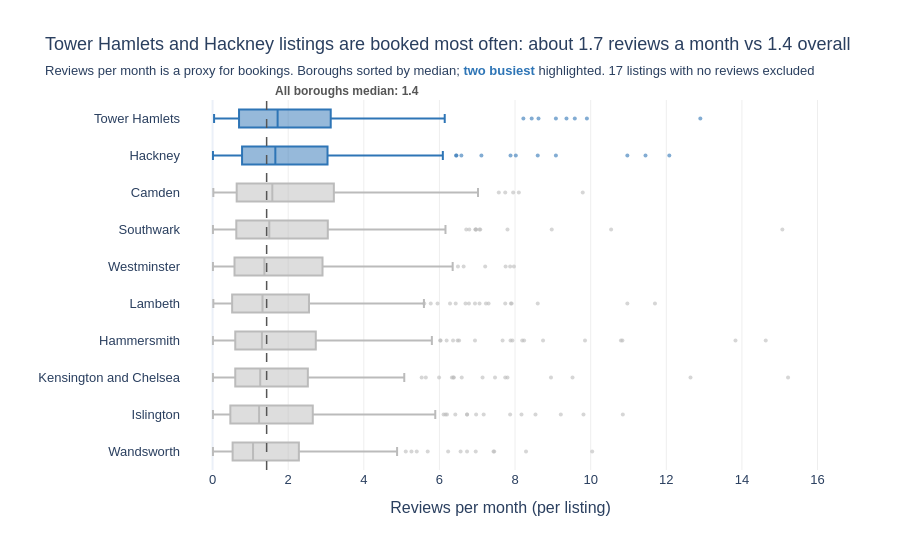

Notebook code for this chart:
### Markdown cell above
## Task 2 — Box plot: listing activity by borough

**What to build:** A **horizontal box plot** comparing listing activity (reviews per month) across London boroughs — reviews per month is a proxy for how frequently a listing is booked.

**Requirements:**
- Horizontal orientation (borough names are long)
- Sorted by median reviews per month (most active at top)
- Highlight the **two most active** boroughs in a different colour
- Outliers shown as individual points
- Insight title naming the two busiest boroughs

> 💡 Some listings have zero reviews — these are new or inactive listings. Filter them out with before plotting

### Code cell
# Task 2 — reviews per month by borough, horizontal box plot
# reviews are not price, so this uses all listings (no price cap); listings with no review activity are dropped
active = df[(df['number_of_reviews'] > 0) & (df['reviews_per_month'] > 0)]
n_dropped = len(df) - len(active)

borough_median = active.groupby('neighbourhood')['reviews_per_month'].median().sort_values(ascending=False)
top2 = borough_median.index[:2].tolist()
top2_median = borough_median[top2].mean()
overall_median = active['reviews_per_month'].median()
print(f"Dropped {n_dropped} listings with no reviews")
print(borough_median.round(2))
print(f"All listings median: {overall_median:.2f}")

fig = px.box(
    data_frame=active,
    x='reviews_per_month',
    y='neighbourhood',
    color='neighbourhood',
    orientation='h',
    points='outliers',
    category_orders={'neighbourhood': borough_median.index.tolist()},
    color_discrete_map={b: '#2E75B6' if b in top2 else '#BBBBBB' for b in borough_median.index},
    labels={'reviews_per_month': 'Reviews per month (per listing)', 'neighbourhood': ''},
    template='plotly_white',
    height=550, width=900
)

fig.update_traces(marker=dict(size=4, opacity=0.6), showlegend=False)

fig.add_vline(
    x=overall_median, line_dash='dash', line_color='#555555', line_width=1.5,
    annotation=dict(
        text=f"<b>All boroughs median: {overall_median:.1f}</b>",
        font=dict(color='#555555', size=12),
        xanchor='left', yanchor='bottom', xshift=6
    )
)

fig.update_layout(
    title=dict(
        text=f"{top2[0]} and {top2[1]} listings are booked most often: "
             f"about {top2_median:.1f} reviews a month vs {overall_median:.1f} overall",
        subtitle=dict(text=(
            "Reviews per month is a proxy for bookings. Boroughs sorted by median; "
            f"<span style='color:#2E75B6'><b>two busiest</b></span> highlighted. "
            f"{n_dropped} listings with no reviews excluded"
        ))
    ),
    font=dict(family='Arial', size=13),
    boxmode='overlay',
    xaxis=dict(gridcolor='#EEEEEE'),
    yaxis=dict(showgrid=False),
    margin=dict(t=100)
)

fig.show()

### Figure 1 — Plotly figure (JSON) as saved in the notebook; plotly's stock layout.template omitted (floating-point values rounded to 4 significant figures; data arrays with more than 128 entries replaced by an {"elided": "..."} marker saying what was removed)
{"data": [{"alignmentgroup": "True", "boxpoints": "outliers", "hovertemplate": "=%{y}<br>Reviews per month (per listing)=%{x}<extra></extra>", "legendgroup": "Tower Hamlets", "marker": {"color": "#2E75B6", "opacity": 0.6, "size": 4}, "name": "Tower Hamlets", "notched": false, "offsetgroup": "Tower Hamlets", "orientation": "h", "showlegend": false, "type": "box", "x": {"elided": "257 float values"}, "x0": " ", "xaxis": "x", "y": {"elided": "257 str values"}, "y0": " ", "yaxis": "y"}, {"alignmentgroup": "True", "boxpoints": "outliers", "hovertemplate": "=%{y}<br>Reviews per month (per listing)=%{x}<extra></extra>", "legendgroup": "Hackney", "marker": {"color": "#2E75B6", "opacity": 0.6, "size": 4}, "name": "Hackney", "notched": false, "offsetgroup": "Hackney", "orientation": "h", "showlegend": false, "type": "box", "x": {"elided": "251 float values"}, "x0": " ", "xaxis": "x", "y": {"elided": "251 str values"}, "y0": " ", "yaxis": "y"}, {"alignmentgroup": "True", "boxpoints": "outliers", "hovertemplate": "=%{y}<br>Reviews per month (per listing)=%{x}<extra></extra>", "legendgroup": "Camden", "marker": {"color": "#BBBBBB", "opacity": 0.6, "size": 4}, "name": "Camden", "notched": false, "offsetgroup": "Camden", "orientation": "h", "showlegend": false, "type": "box", "x": {"elided": "245 float values"}, "x0": " ", "xaxis": "x", "y": {"elided": "245 str values"}, "y0": " ", "yaxis": "y"}, {"alignmentgroup": "True", "boxpoints": "outliers", "hovertemplate": "=%{y}<br>Reviews per month (per listing)=%{x}<extra></extra>", "legendgroup": "Southwark", "marker": {"color": "#BBBBBB", "opacity": 0.6, "size": 4}, "name": "Southwark", "notched": false, "offsetgroup": "Southwark", "orientation": "h", "showlegend": false, "type": "box", "x": {"elided": "269 float values"}, "x0": " ", "xaxis": "x", "y": {"elided": "269 str values"}, "y0": " ", "yaxis": "y"}, {"alignmentgroup": "True", "boxpoints": "outliers", "hovertemplate": "=%{y}<br>Reviews per month (per listing)=%{x}<extra></extra>", "legendgroup": "Westminster", "marker": {"color": "#BBBBBB", "opacity": 0.6, "size": 4}, "name": "Westminster", "notched": false, "offsetgroup": "Westminster", "orientation": "h", "showlegend": false, "type": "box", "x": {"elided": "259 float values"}, "x0": " ", "xaxis": "x", "y": {"elided": "259 str values"}, "y0": " ", "yaxis": "y"}, {"alignmentgroup": "True", "boxpoints": "outliers", "hovertemplate": "=%{y}<br>Reviews per month (per listing)=%{x}<extra></extra>", "legendgroup": "Lambeth", "marker": {"color": "#BBBBBB", "opacity": 0.6, "size": 4}, "name": "Lambeth", "notched": false, "offsetgroup": "Lambeth", "orientation": "h", "showlegend": false, "type": "box", "x": {"elided": "249 float values"}, "x0": " ", "xaxis": "x", "y": {"elided": "249 str values"}, "y0": " ", "yaxis": "y"}, {"alignmentgroup": "True", "boxpoints": "outliers", "hovertemplate": "=%{y}<br>Reviews per month (per listing)=%{x}<extra></extra>", "legendgroup": "Hammersmith", "marker": {"color": "#BBBBBB", "opacity": 0.6, "size": 4}, "name": "Hammersmith", "notched": false, "offsetgroup": "Hammersmith", "orientation": "h", "showlegend": false, "type": "box", "x": {"elided": "242 float values"}, "x0": " ", "xaxis": "x", "y": {"elided": "242 str values"}, "y0": " ", "yaxis": "y"}, {"alignmentgroup": "True", "boxpoints": "outliers", "hovertemplate": "=%{y}<br>Reviews per month (per listing)=%{x}<extra></extra>", "legendgroup": "Kensington and Chelsea", "marker": {"color": "#BBBBBB", "opacity": 0.6, "size": 4}, "name": "Kensington and Chelsea", "notched": false, "offsetgroup": "Kensington and Chelsea", "orientation": "h", "showlegend": false, "type": "box", "x": {"elided": "246 float values"}, "x0": " ", "xaxis": "x", "y": {"elided": "246 str values"}, "y0": " ", "yaxis": "y"}, {"alignmentgroup": "True", "boxpoints": "outliers", "hovertemplate": "=%{y}<br>Reviews per month (per listing)=%{x}<extra></extra>", "legendgroup": "Islington", "marker": {"color": "#BBBBBB", "opacity": 0.6, "size": 4}, "name": "Islington", "notched": false, "offsetgroup": "Islington", "orientation": "h", "showlegend": false, "type": "box", "x": {"elided": "240 float values"}, "x0": " ", "xaxis": "x", "y": {"elided": "240 str values"}, "y0": " ", "yaxis": "y"}, {"alignmentgroup": "True", "boxpoints": "outliers", "hovertemplate": "=%{y}<br>Reviews per month (per listing)=%{x}<extra></extra>", "legendgroup": "Wandsworth", "marker": {"color": "#BBBBBB", "opacity": 0.6, "size": 4}, "name": "Wandsworth", "notched": false, "offsetgroup": "Wandsworth", "orientation": "h", "showlegend": false, "type": "box", "x": {"elided": "225 float values"}, "x0": " ", "xaxis": "x", "y": {"elided": "225 str values"}, "y0": " ", "yaxis": "y"}], "layout": {"annotations": [{"font": {"color": "#555555", "size": 12}, "showarrow": false, "text": "<b>All boroughs median: 1.4</b>", "x": 1.43, "xanchor": "left", "xref": "x", "xshift": 6, "y": 1, "yanchor": "bottom", "yref": "y domain"}], "boxmode": "overlay", "font": {"family": "Arial", "size": 13}, "height": 550, "legend": {"title": {"text": ""}, "tracegroupgap": 0}, "margin": {"t": 100}, "shapes": [{"line": {"color": "#555555", "dash": "dash", "width": 1.5}, "type": "line", "x0": 1.43, "x1": 1.43, "xref": "x", "y0": 0, "y1": 1, "yref": "y domain"}], "title": {"subtitle": {"text": "Reviews per month is a proxy for bookings. Boroughs sorted by median; <span style='color:#2E75B6'><b>two busiest</b></span> highlighted. 17 listings with no reviews excluded"}, "text": "Tower Hamlets and Hackney listings are booked most often: about 1.7 reviews a month vs 1.4 overall"}, "width": 900, "xaxis": {"anchor": "y", "domain": [0.0, 1.0], "gridcolor": "#EEEEEE", "title": {"text": "Reviews per month (per listing)"}}, "yaxis": {"anchor": "x", "categoryarray": ["Wandsworth", "Islington", "Kensington and Chelsea", "Hammersmith", "Lambeth", "Westminster", "Southwark", "Camden", "Hackney", "Tower Hamlets"], "categoryorder": "array", "domain": [0.0, 1.0], "showgrid": false, "title": {"text": ""}}}}
